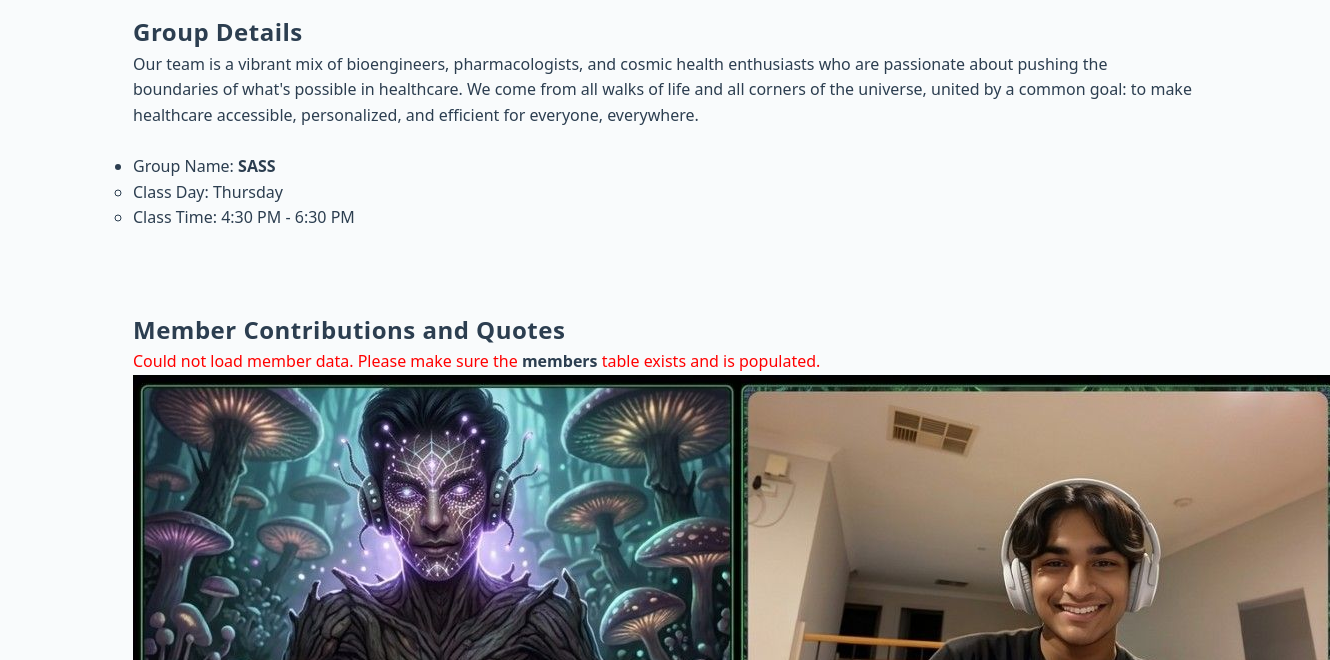
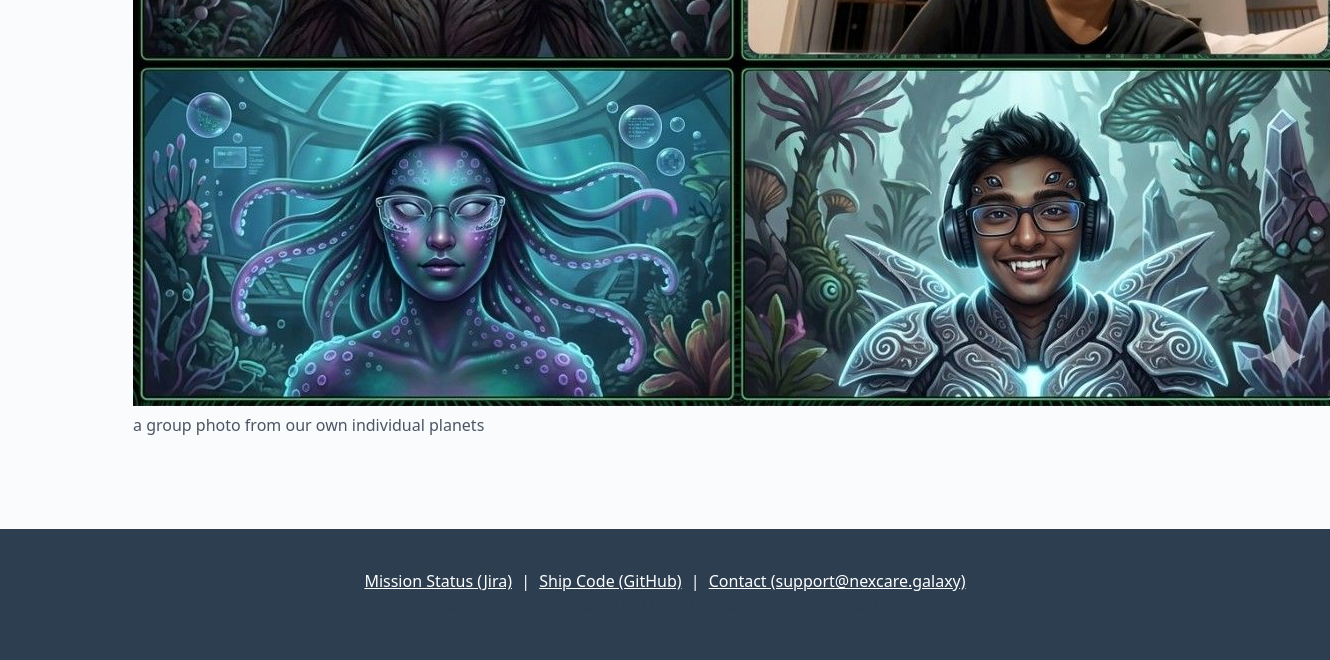
The page /about.php (lower part) on the database as committed earlier (2 pictures, top to bottom).
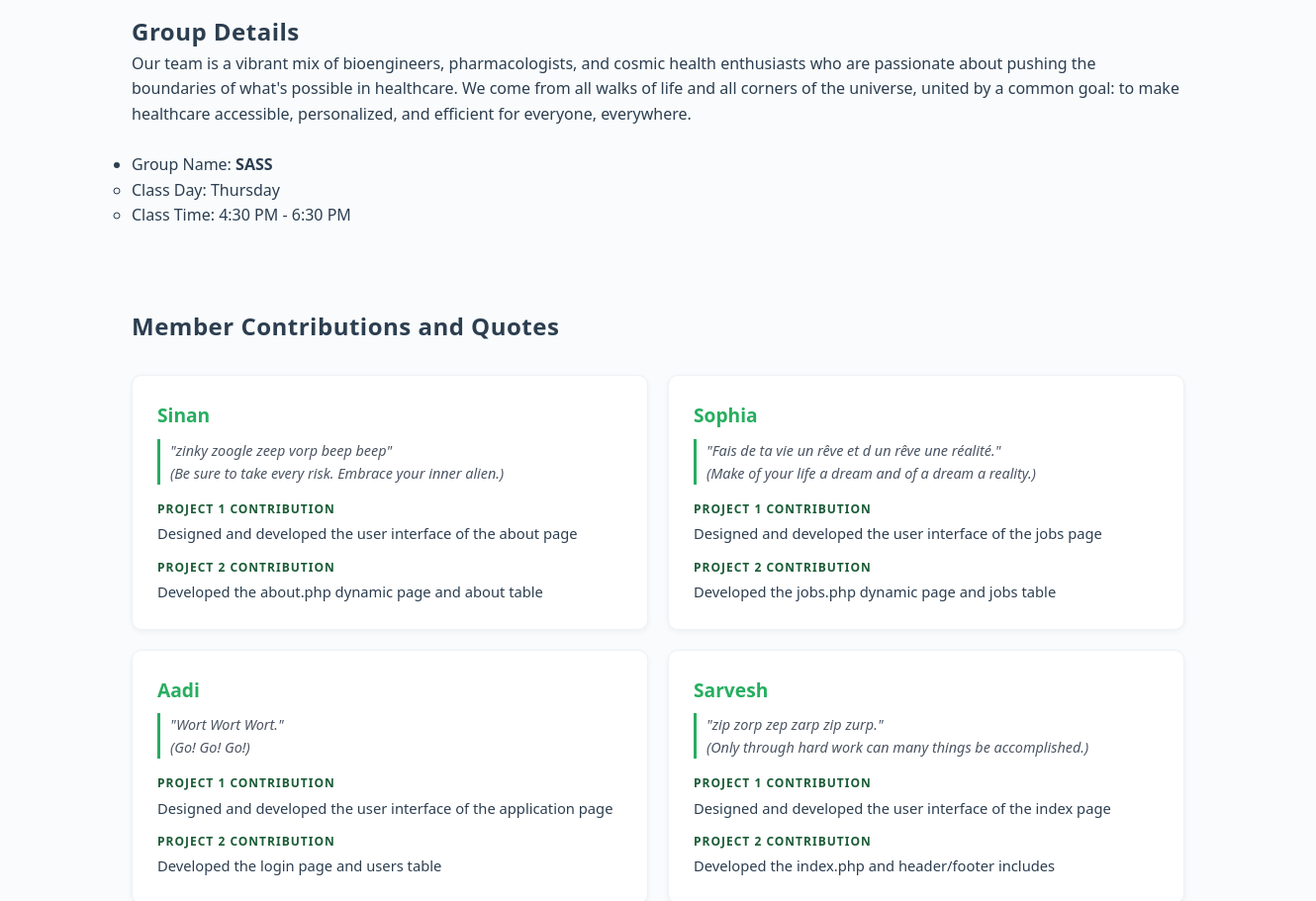
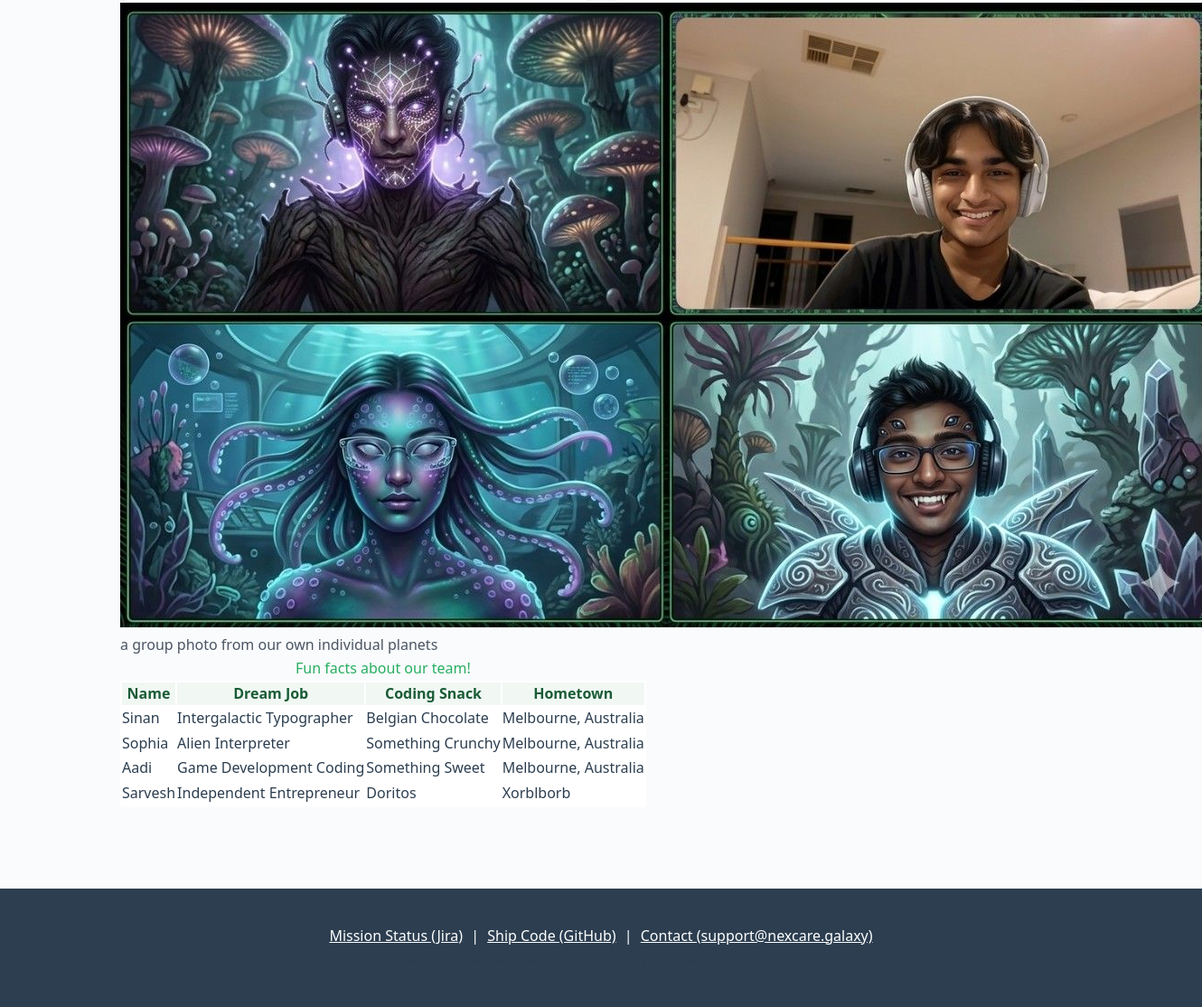
The same page on the database as committed later (2 pictures, top to bottom).
### tables this page shows
CREATE TABLE `members` (
  `member_id` int(11) NOT NULL,
  `name` varchar(50) NOT NULL,
  `proj1_contribution` varchar(255) DEFAULT NULL,
  `proj2_contribution` varchar(255) DEFAULT NULL,
  `quote` varchar(255) NOT NULL,
  `quote_translation` varchar(255) NOT NULL,
  `dream_job` varchar(100) DEFAULT NULL,
  `coding_snack` varchar(100) DEFAULT NULL,
  `hometown` varchar(100) DEFAULT NULL
);

### about.php (the view, shortened to what this page needs)
<?php require_once 'settings.php'; ?>
<!DOCTYPE html>
<html lang="en">
<head>
    <link rel="stylesheet" href="style/style.css">
</head>
<body>
    <main>
        <div class="catalog-section">
            <h2>Group Details</h2>
            <p>Our team is a vibrant mix of bioengineers, pharmacologists, and cosmic health enthusiasts who are passionate about pushing the boundaries of what's possible in healthcare. We come from all walks of life and all corners of the universe, united by a common goal: to make healthcare accessible, personalized, and efficient for everyone, everywhere.</p>
            <br>
            <ul>
                <li>Group Name: <strong>SASS</strong>
                    <ul>
                        <li>Class Day: Thursday</li>
                        <li>Class Time: 4:30 PM - 6:30 PM</li>
                    </ul>
                </li>
            </ul>
        </div>
        <section class="catalog-section">
            <h2>Member Contributions and Quotes</h2>
            <?php
            $result = mysqli_query($conn, "SELECT * FROM members ORDER BY member_id ASC");
            if ($result && mysqli_num_rows($result) > 0):
            ?>
            <div class="contributions-grid">
                <?php while ($member = mysqli_fetch_assoc($result)): ?>
                <div class="member-card">
                    <h3><?php echo htmlspecialchars($member['name']); ?></h3>
                    <div class="quote">
                        "<?php echo htmlspecialchars($member['quote']); ?>"
                        <br><em>(<?php echo htmlspecialchars($member['quote_translation']); ?>)</em>
                    </div>
                    <div class="proj-label">Project 1 Contribution</div>
                    <p><?php echo htmlspecialchars($member['proj1_contribution']); ?></p>
                    <div class="proj-label">Project 2 Contribution</div>
                    <p><?php echo htmlspecialchars($member['proj2_contribution']); ?></p>
                </div>
                <?php endwhile; ?>
            </div>
            <?php else: ?>
                <p style="color:red;">Could not load member data. Please make sure the <strong>members</strong> table exists and is populated.</p>
            <?php endif; ?>
            <figure>
                <img src="images/banan.jpeg" alt="Team Photo" class="team-photo">
                <figcaption>a group photo from our own individual planets</figcaption>
            </figure>
            <?php
            $result2 = mysqli_query($conn, "SELECT name, dream_job, coding_snack, hometown FROM members ORDER BY member_id ASC");
            if ($result2 && mysqli_num_rows($result2) > 0):
            ?>
            <table>
                <caption>Fun facts about our team!</caption>
                <thead>
                    <tr>
                        <th>Name</th>
                        <th>Dream Job</th>
                        <th>Coding Snack</th>
                        <th>Hometown</th>
                    </tr>
                </thead>
                <tbody>
                    <?php while ($row = mysqli_fetch_assoc($result2)): ?>
                    <tr>
                        <td><?php echo htmlspecialchars($row['name']); ?></td>
                        <td><?php echo htmlspecialchars($row['dream_job']); ?></td>
                        <td><?php echo htmlspecialchars($row['coding_snack']); ?></td>
                        <td><?php echo htmlspecialchars($row['hometown']); ?></td>
                    </tr>
                    <?php endwhile; ?>
                </tbody>
            </table>
            <?php endif; ?>
        </section>
    </main>
    <footer>
        <div class="footer-links">
            <a href="https://atlassian.net">Mission Status (Jira)</a> |
            <a href="https://github.com">Ship Code (GitHub)</a> |
            <a href="mailto:106499895@student.swin.edu.au">Contact (support@nexcare.galaxy)</a>
        </div>
        <p style="opacity: 0.85;">&copy; 2026 NexCare Galactic. Milky Way Federation Approved.</p>
    </footer>
</body>
</html>

### style/style.css (style rules this page uses)
:root { --bg-primary: #f9fbfc; --bg-secondary: #ffffff; --bg-tertiary: #f1f3f4; --bg-table-header: #f1f8f4; --bg-card: #ffffff; --text-primary: #2c3e50; --text-secondary: #4b5563; --text-brand: #1a5c36; --text-muted: #7f8c8d; --border-color: #edf2f7; --input-border: #ccc; --shadow-color: rgba(0, 0, 0, 0.05); }
* { margin: 0; padding: 0; box-sizing: border-box; font-family: "Segoe UI", Helvetica, sans-serif; }
body { background-color: var(--bg-primary); color: var(--text-primary); line-height: 1.6; transition: background-color 0.3s, color 0.3s; }
.catalog-section { padding: 40px 10%; }
footer { background: #2c3e50; color: #ffffff; padding: 40px 10%; margin-top: 50px; text-align: center; }
.footer-links a { color: #ffffff; text-decoration: underline; margin: 0 5px; }
:root { --bg: #f9fbfc; --bg-nav: #ffffff; --bg-card: #ffffff; --bg-input: #ffffff; --bg-th: #f1f8f4; --text: #2c3e50; --text-brand: #1a5c36; --text-muted: #4b5563; --text-accent: #27ae60; --border: #edf2f7; --input-border: #cccccc; --shadow: rgba(0,0,0,0.05); --apply-section-bg: #f1f3f4; }
body { background-color: var(--bg); color: var(--text); transition: background-color 0.3s, color 0.3s; }
.catalog-section { background-color: var(--bg); }
h2, h3, li, dd, p, strong, label { color: var(--text); }
table { background: var(--bg-card); }
th { background-color: var(--bg-th); color: var(--text-brand); border-color: var(--border); }
td { border-color: var(--border); color: var(--text); }
caption { color: var(--text-accent); }
figcaption { color: var(--text-muted); }

### about.php (style rules this page uses)
h2 { letter-spacing: 0.5px; }
.contributions-grid { display: grid; grid-template-columns: 1fr 1fr; gap: 20px; margin-top: 30px; }
.member-card { background: var(--bg-card, #fff); border: 1px solid var(--border, #edf2f7); border-radius: 10px; padding: 25px; box-shadow: 0 2px 6px var(--shadow, rgba(0,0,0,0.05)); }
.member-card h3 { color: var(--text-accent, #27ae60); font-size: 1.2rem; margin-bottom: 8px; text-transform: none; letter-spacing: normal; }
.member-card .quote { font-style: italic; color: var(--text-muted, #7f8c8d); font-size: 0.9rem; margin-bottom: 15px; border-left: 3px solid #27ae60; padding-left: 10px; }
.member-card .proj-label { font-size: 0.75rem; font-weight: bold; text-transform: uppercase; letter-spacing: 1px; color: var(--text-brand, #1a5c36); margin-top: 12px; margin-bottom: 4px; }
.member-card p { font-size: 0.92rem; margin: 0; }

Rows that differ between the two databases and show on the page:
added members: name "Sinan", quote "zinky zoogle zeep vorp beep beep", quote_translation "Be sure to take every risk. Embrace your inner alien.", proj1_contribution "Designed and developed the user interface of the about page", proj2_contribution "Developed the about.php dynamic page and about table", dream_job "Intergalactic Typographer", coding_snack "Belgian Chocolate", hometown "Melbourne, Australia"
added members: name "Sophia", quote "Fais de ta vie un rêve et d un rêve une réalité.", quote_translation "Make of your life a dream and of a dream a reality.", proj1_contribution "Designed and developed the user interface of the jobs page", proj2_contribution "Developed the jobs.php dynamic page and jobs table", dream_job "Alien Interpreter", coding_snack "Something Crunchy", hometown "Melbourne, Australia"
added members: name "Aadi", quote "Wort Wort Wort.", quote_translation "Go! Go! Go!", proj1_contribution "Designed and developed the user interface of the application page", proj2_contribution "Developed the login page and users table", dream_job "Game Development Coding", coding_snack "Something Sweet", hometown "Melbourne, Australia"
added members: name "Sarvesh", quote "zip zorp zep zarp zip zurp.", quote_translation "Only through hard work can many things be accomplished.", proj1_contribution "Designed and developed the user interface of the index page", proj2_contribution "Developed the index.php and header/footer includes", dream_job "Independent Entrepreneur", coding_snack "Doritos", hometown "Xorblborb"
Other text that changed with them:
text no longer shown: "Could not load member data. Please make sure the members table exists and is populated."
text now shown: "Fun facts about our team! Name Dream Job Coding Snack Hometown"
